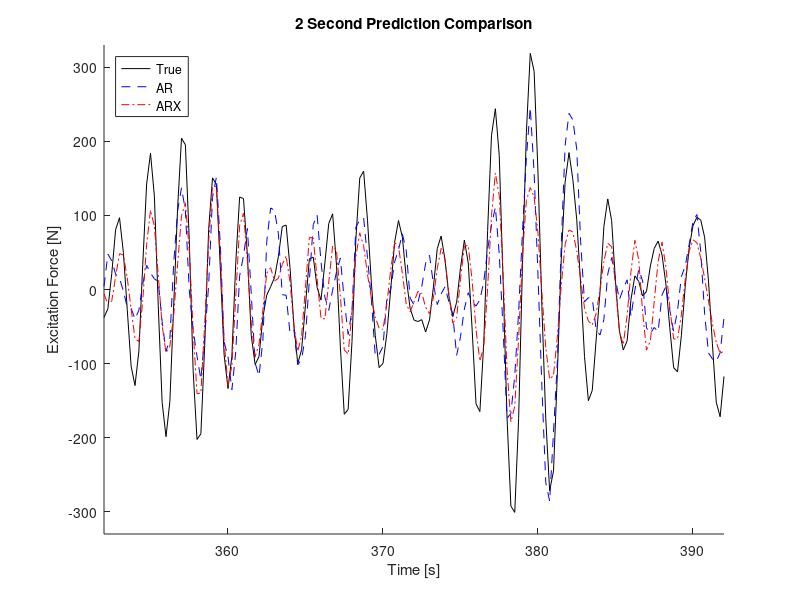

This chart was generated by the following MATLAB code: (Note: this script raises an error after producing the figure.)
% This script is written on 5/13/19
% The purpose is to plot the figures use in the third article in my
% disseration. 
% A readme type discussion follows:

% ARforecastVals.mat: comes from aving the adjusted NMSE using the AR model in NMSE_t script
% ARXforecastVals.mat: comes from saving the adjusted NMSE using the AR model in NMSE_t script
% saveTime.mat: comes from saving the time from stakedAR_ARX.m
% FexConv.mat: comes from saving the true Fex from stackedARX_ARX.m with
% the correct settings
% FexEst: comes from saving the est Fex from stackedARX_ARX.m with
% the correct settings

clear all
close all
clc
format compact
addpath(fullfile(cd, '..', filesep, 'Functions'))

load ARforecastVals.mat
    ARforecast = saveVals;
load ARXforecastVals.mat
    ARXforecast = saveVals;
load saveTime.mat
    Time = saveTime;
load FexConv.mat 
    Conv = saveConv;
load FexEst.mat
    Est = saveFex;

figure()
hold on
plot(Time,Est,'k')
plot(Time,ARforecast,'b--')
plot(Time,ARXforecast,'r-.')
legend('True','AR','ARX','Location','NorthWest')
title('2 Second Prediction Comparison')
ylabel('Excitation Force [N]')
xlabel('Time [s]')
axis([352,392,-330,330])


%% NMSE(t) plot
forecastParams.subNo = 50;
Fs = 200/forecastParams.subNo;
Ts = 1/Fs;
n = 10;
forecastVec = [1*Ts:Ts:n*Ts];

load ARNMSE_adjusted.mat
ARnmse = NMSE_adjusted;
load ARXNMSE_adjusted.mat
ARXnmse = NMSE_adjusted;

load AR_NMSE.mat
ARnans = NMSE;
load ARX_NMSE.mat
ARXnans = NMSE;

deadTime = [0,0,2.53,2.53,2.53,2.03,2.03,2.03,1.79,1.79,1.79,1.52,1.52,1.22,1.01,0.89,2.33,2.03];
deadSteps = round(deadTime./Ts);

for k = 1:length(forecastVec)
    for kk = 3:18
        if deadSteps(kk) < forecastVec(k)/Ts
            ARnans(k:end,kk) = NaN;
            ARXnans(k:end,kk) = NaN;
        end    
    end
    
end

for k = 1:length(forecastVec)
AR_std(k) = nanstd(ARnans(k,3:18));
ARX_std(k) = nanstd(ARXnans(k,3:18));
end


figure()
% plot(forecastVec,100.*ARnmse,'bo--',forecastVec,100.*ARXnmse,'ro-')
% boxplotData = [ARnans(1,3:end);ARnans(2,3:end);ARnans(3,3:end);ARnans(4,3:end);ARnans(5,3:end);ARnans(6,3:end);ARnans(7,3:end);ARnans(8,3:end);ARnans(9,3:end);ARnans(10,3:end);]'
% boxplot(boxplotData,forecastVec(1:10),'PlotStyle','compact')

hold on
plot(forecastVec,100.*ARnmse,'bo--','LineWidth',1)
plot(forecastVec,100.*ARXnmse,'ro-','LineWidth',1)
errorbar(forecastVec,100.*ARnmse,100.*AR_std,'--')
errorbar(forecastVec,100.*ARXnmse,100.*ARX_std)
% plot(forecastVec,100.*ARnmse+100.*AR_std,'c^-.','MarkerSize',4,'MarkerEdgeColor',[0,0,0.75])
% plot(forecastVec,100.*ARXnmse+100.*ARX_std,'r^')
% plot(forecastVec,100.*ARnmse-100.*AR_std,'cv-.')
% plot(forecastVec,100.*ARXnmse-100.*ARX_std,'rv')

hold off
legend('AR','ARX','location','SouthWest')
ylabel('Mean GOF [%]')
xlabel('Prediction Horizon [s]')
title('Mean GOF vs. Prediction Horizon')


%% Comparing ARX_AR vs AR only.
% Each one of the full NMSE matricies will be loaded. These are saved from
% the NMSE_t.m script 
load AR_NMSE.mat
AR_NMSE = NMSE;
load ARX_AR_NMSE
ARXAR_NMSE = NMSE;
Periods = [0,0,1.9,1.9,1.9,2.37,2.37,2.37,2.69,2.69,2.69,3.16,3.16,3.95,4.74,5.53,2.06,2.37];
deadTime = [0,0,2.53,2.53,2.53,2.03,2.03,2.03,1.79,1.79,1.79,1.52,1.52,1.22,1.01,0.89,2.33,2.03];
n = 20;
forecastVec = [1*Ts:Ts:n*Ts];
for k = 3:18 % create matrix of dimensionless forecast times.
dimForecast(:,k) = forecastVec/Periods(k);
end

extraHorizon = 0.5; % the time AR forecasts beyond dead time
cutTime = round((deadTime+extraHorizon)./Ts);
ARnans = AR_NMSE;
ARXARnans = ARXAR_NMSE;

for k = 1:length(forecastVec)
    for kk = 3:18
        if cutTime(kk) < forecastVec(k)/Ts
           ARnans(k:end,kk) = NaN;
           ARXARnans(k:end,kk) = NaN;
        end    
    end
end

for k = 1:length(forecastVec)
AR_std(k) = nanstd(ARnans(k,3:18));
ARXAR_std(k) = nanstd(ARXARnans(k,3:18));
end

for k = 1:length(forecastVec)
ARNMSE_adjusted(k) = nanmean(ARnans(k,3:18));
ARXARNMSE_adjusted(k) = nanmean(ARXARnans(k,3:18));
end



figure()
hold on
plot(forecastVec,100.*ARNMSE_adjusted,'bo--','LineWidth',1)
plot(forecastVec,100.*ARXARNMSE_adjusted,'ko-','LineWidth',1)
errorbar(forecastVec,100.*ARNMSE_adjusted,100.*AR_std,'--')
errorbar(forecastVec,100.*ARXARNMSE_adjusted,100.*ARXAR_std,'k')
hold off
xlabel('Prediction Horizon [s]')
ylabel('Mean GOF [%]')
title('Mean GOF, Horizon Extended 0.5 seconds')
legend('AR','ARX+AR','Location','SouthWest')

% return
%% 9 runs subplot to show individual wave climates.
load ARNMSE_10steps.mat
AR9 = NMSE(:,3:11);
load ARXNMSE_10steps.mat
ARX9 = NMSE(:,3:11);

Fs = 200/forecastParams.subNo;
Ts = 1/Fs;
n = 10;
forecastVec = [1*Ts:Ts:n*Ts];
deadTime = [0,0,2.53,2.53,2.53,2.03,2.03,2.03,1.79,1.79,1.79,1.52,1.52,1.22,1.01,0.89,2.33,2.03];
deadSteps = round(deadTime./Ts);
ARnans = 100.*AR9;
ARXnans = 100.*ARX9;

for k = 1:length(forecastVec)
    for kk = 1:9
        if deadSteps(kk+2) < forecastVec(k)/Ts % +2 adjusts for runNo index
           ARnans(k:end,kk) = NaN;
           ARXnans(k:end,kk) = NaN;
        end    
    end
    
end

figure()
subplot(3,1,1)
plot(forecastVec,mean(ARnans(:,1:3),2),'bo--',forecastVec,mean(ARXnans(:,1:3),2),'ro-')
% - std Dev
plot(forecastVec,mean(ARnans(:,1:3),2),'bo--',forecastVec,mean(ARXnans(:,1:3),2),'ro-')

title('Mean GOF for Runs 1-3, T_p=1.9s')
% axis([0,2.5,0,100])
ylabel('GOF [%]')
legend('AR','ARX','Location','SouthWest')


subplot(3,1,2)
cutoffNum = 2;
plot(forecastVec(1:end-cutoffNum),mean(ARnans(1:end-cutoffNum,4:6),2),'bo--',forecastVec(1:end-cutoffNum),mean(ARXnans(1:end-cutoffNum,4:6),2),'ro-')
title('Mean GOF for Runs 4-6, T_p=2.37s')
% axis([0,2.5,0,100])
ylabel('GOF [%]')
legend('AR','ARX','Location','SouthWest')


subplot(3,1,3)
cutoffNum = 3;
plot(forecastVec(1:end-cutoffNum),mean(ARnans(1:end-cutoffNum,7:9),2),'bo--',forecastVec(1:end-cutoffNum),mean(ARXnans(1:end-cutoffNum,7:9),2),'ro-')
title('Mean GOF for Runs 7-9, T_p=2.69s')
% axis([0,2.5,0,100])
xlabel('Prediction Horizon [s]')
ylabel('GOF [%]')
legend('AR','ARX','Location','SouthWest')





